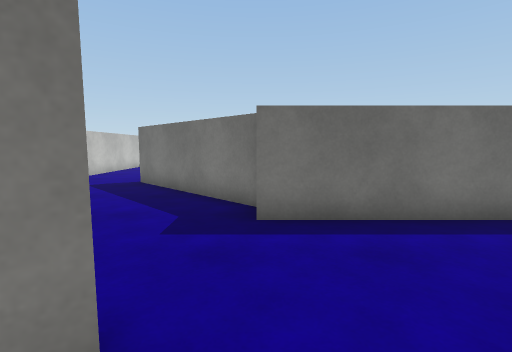
[1] (above)

24 first-person views from a walk through a scene from a Unity 3-D project. The camera is 1.3 m above the floor, tilts 6° down and sees 85° across. The floor is counted in squares, 1 m on a side. Each view is taken from the middle of a square. On the plan, view 1 faces up. The plan holds only what a view shows up to about 13 squares ahead; the rest is blank. Surface patterns are stand-ins for the level's own textures.

[2]
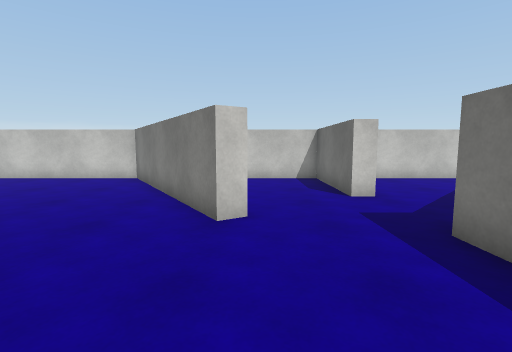

[3]
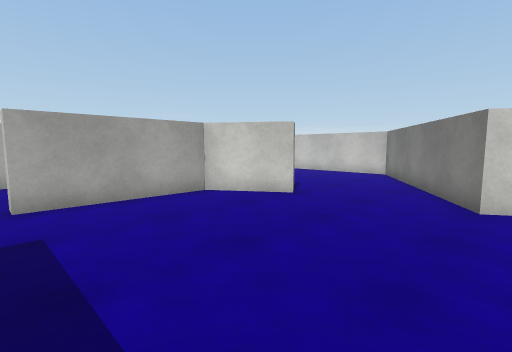

[4]
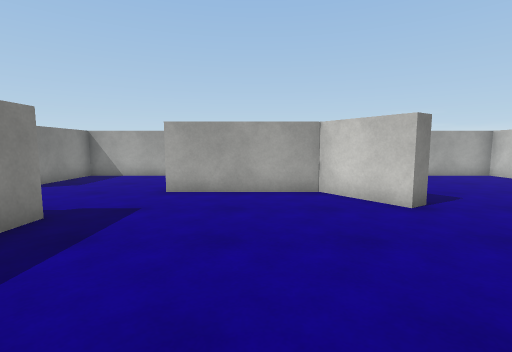

[5]
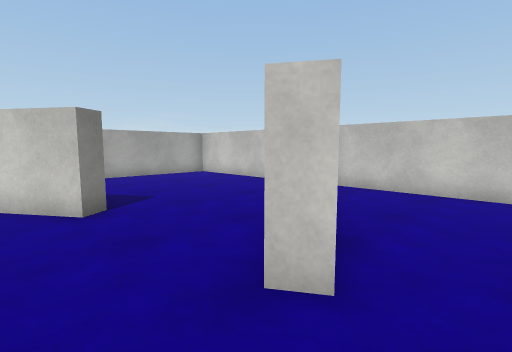

[6]
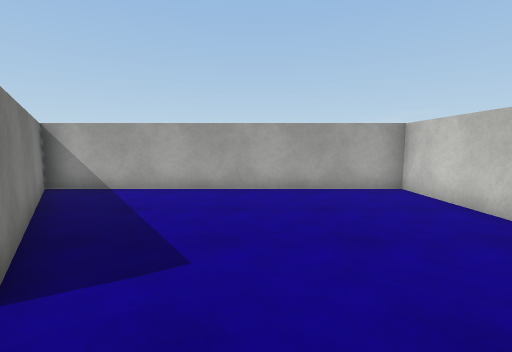

[7]
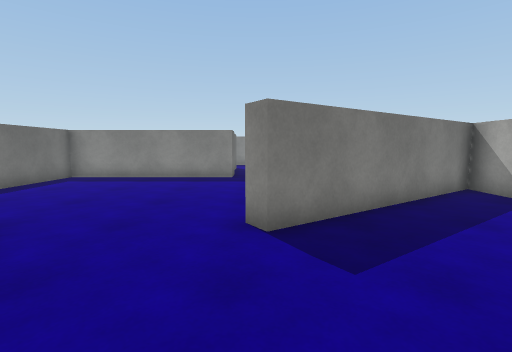

[8]
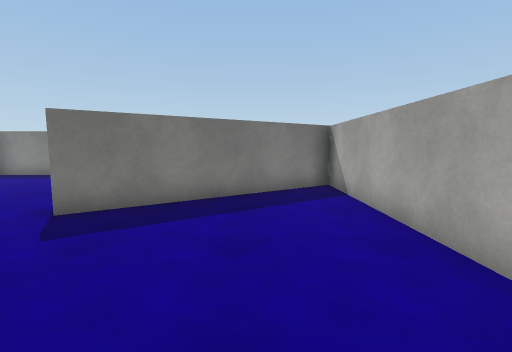

[9]
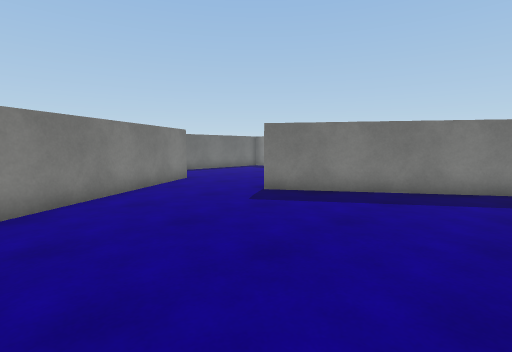

[10]
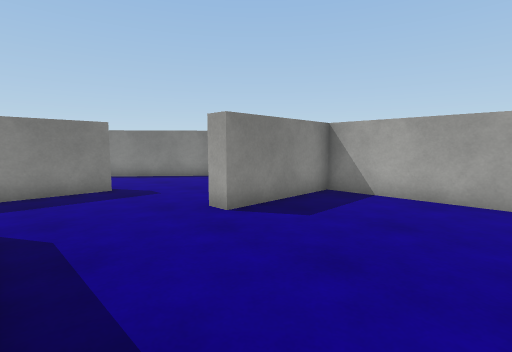

[11]
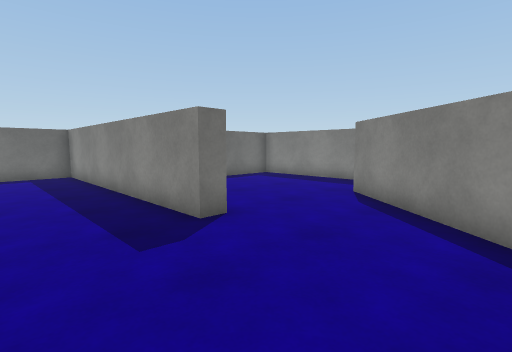

[12]
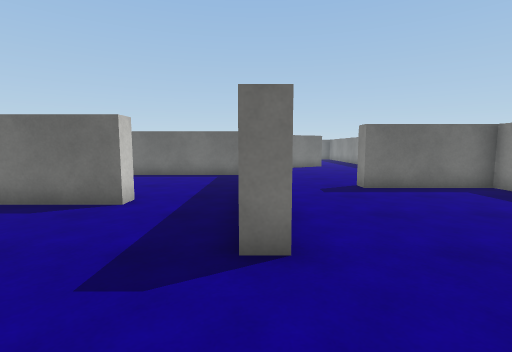

[13]
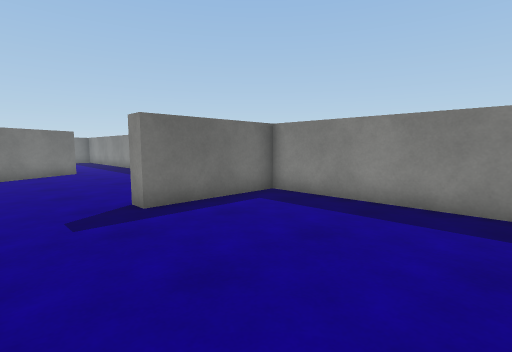

[14]
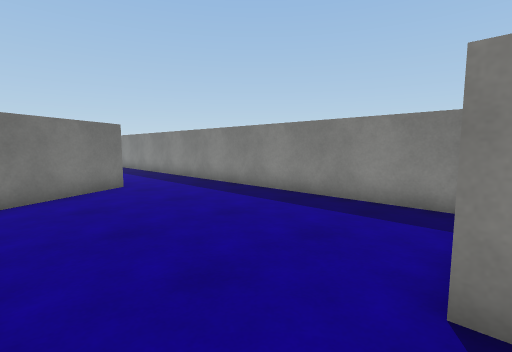

[15]
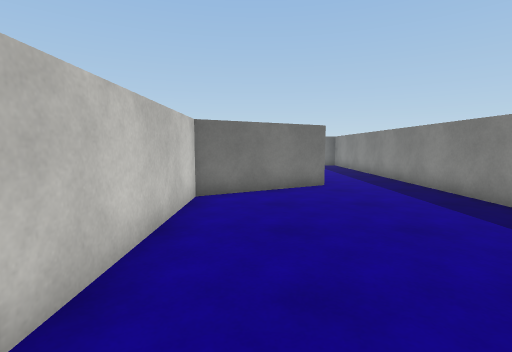

[16]
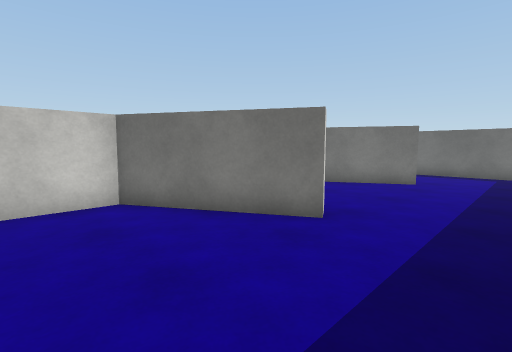

[17]
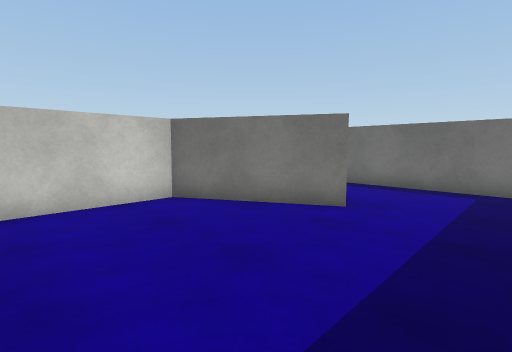

[18]
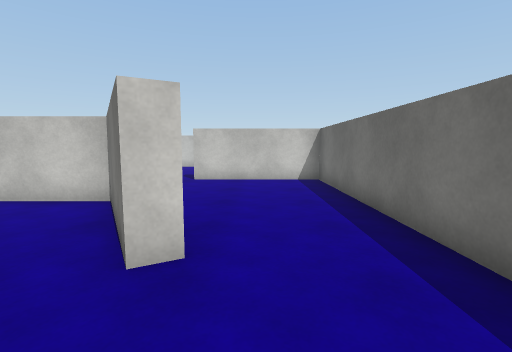

[19]
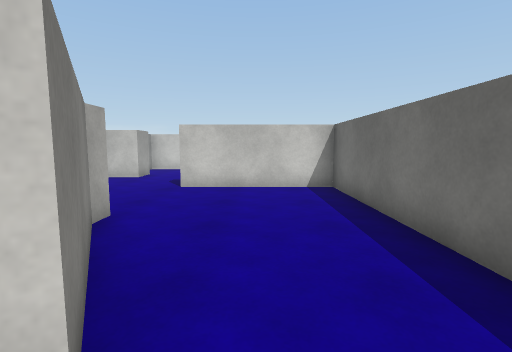

[20]
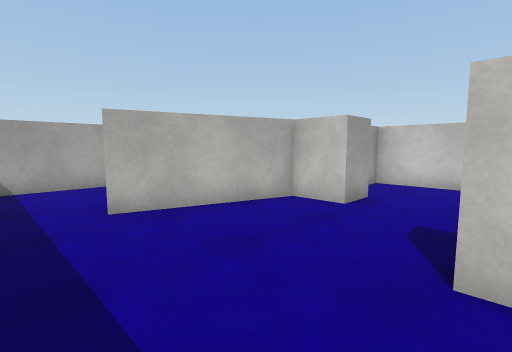

[21]
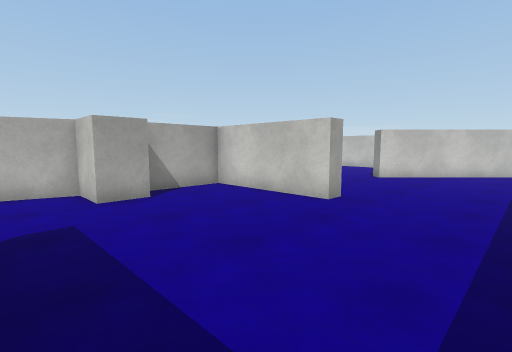

[22]
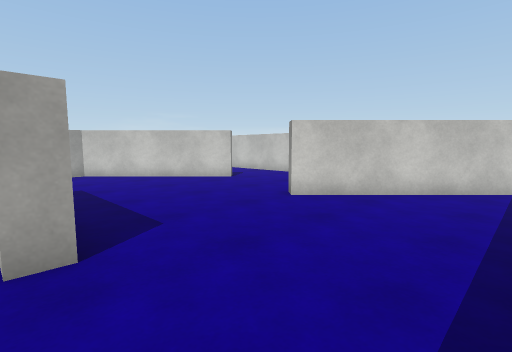

[23]
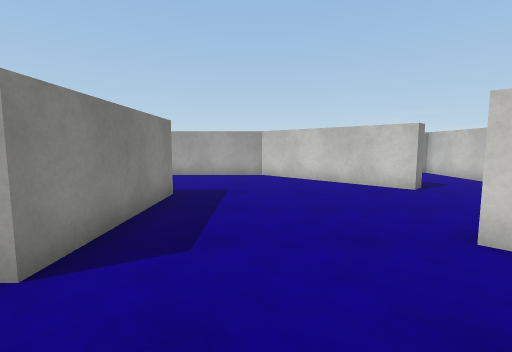

[24]
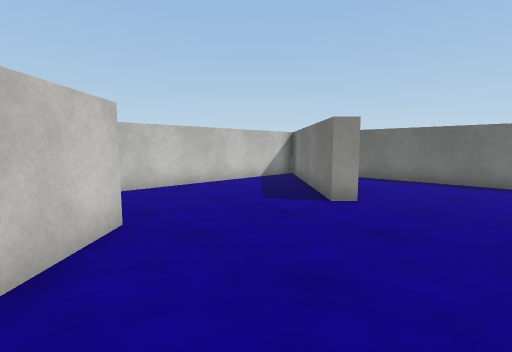

### Floor plan
Points are (right, up) in squares from view 1. A wall is a line through its corners. A room is listed if a view was taken in it or the views show most of it. See-through windows are left out.
Room 1 (views 1, 2, 3, 4, 5, 6, 7, 8, 9, 10)
walls: (-1.1, 1.9) (-0.8, 1.3) (-7.5, -2.9) (-7.5, -9.5) (3.5, -9.5) (-0.8, -3.2) (-0.3, -2.8) (1.2, -5) (5.6, -5); (-3.2, 5.1) (-3.2, 4.5) (-7.5, 4.5) (-7.5, -1.6); (6.9, -2) (6.9, 4.9) (0, 4.9); (0.1, 5.9) (-1.1, 7.1)
ways out: opening at (-2.5, 5.5) to room 2; opening at (6, -3.5) to room 2
Room 2 (views 11, 12, 13, 14, 15, 16, 17, 18, 19, 20, 21, 22, 23, 24)
walls: (11, 6.1) (13.6, 6.1); (6.8, 13) (8.1, 13) (8.1, 11.5) (12.3, 10.3); (3.3, 11.3) (3.3, 16.4) (3.9, 16.4) (3.9, 12) (6.4, 12); (14.8, 15.2) (15.4, 15.2) (18.8, 17.2) (19.2, 16.6) (15.4, 14.5) (15.4, 11.1); (19, 10.9) (19.3, 10.4) (15.4, 8.2) (15.4, 2.5); (12, -1.8) (9.3, -1.8); (8.1, -2) (6.9, -2); (-1.1, 7.1) (-4.3, 10.2) (-3.8, 10.7) (0.7, 6.1) (4.9, 6.1); (5.6, -5) (5.6, -5.6); (22.5, 2) (22.5, 14.1); (15.5, -4.8) (14.8, -4.8) (14.8, -2.6); (0.6, 20.5) (-4.4, 20.5); (21.6, 20.5) (11, 20.5) (11, 15.4); (-7.5, 10.4) (-7.5, 5.9); (22.5, -4.9) (22.5, 0.8) (18.4, 0.8) (18.4, 1.5); (5.4, -9.5) (10.4, -9.5) (10.4, -5.6) (11.1, -5.6); (16.3, -9.3) (19.8, -5.2); (-6.2, 19.6) (-2, 15.4) (-2.4, 15) (-6.9, 19.5); (-7.5, 19.1) (-7.5, 11.9)
ways out: opening at (-2.5, 5.5) to room 1; opening at (6, -3.5) to room 1; opening at (13.5, -1.5)

Positions as (right, up) in squares from view 1, and headings:
1: (0, 0), facing up
2: (4, 2), facing left
3: (6, 2), facing down-left
4: (3, 3), facing down
5: (1, 3), facing down-left
6: (-3, -1), facing down
7: (-5, -3), facing right
8: (-6, -7), facing right
9: (-7, -9), facing up-right
10: (6, -2), facing down-right
11: (12, -9), facing up-right
12: (15, -8), facing up
13: (16, -5), facing up-right
14: (16, 1), facing up-right
15: (17, 1), facing up
16: (22, 6), facing up-left
17: (22, 11), facing up-left
18: (22, 18), facing left
19: (20, 18), facing left
20: (14, 16), facing down-left
21: (10, 20), facing down-left
22: (4, 20), facing down-left
23: (1, 19), facing down
24: (1, 9), facing up-left
